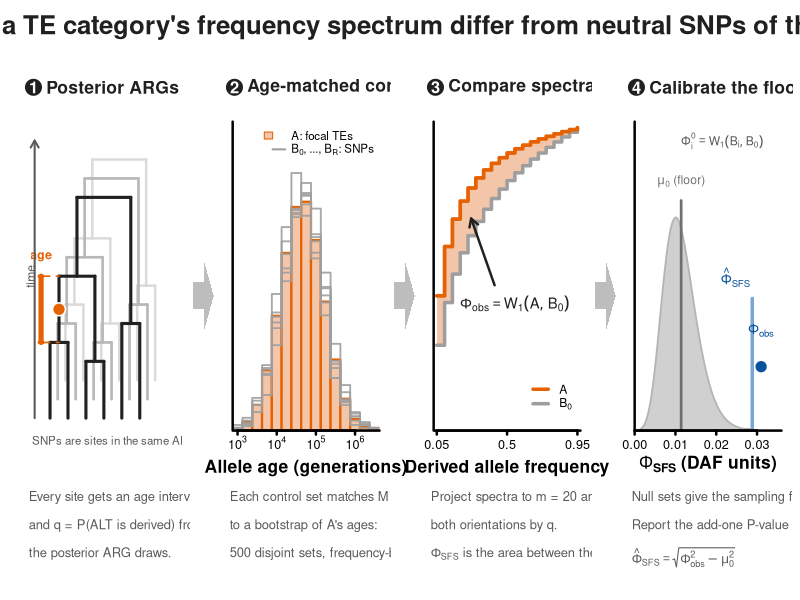
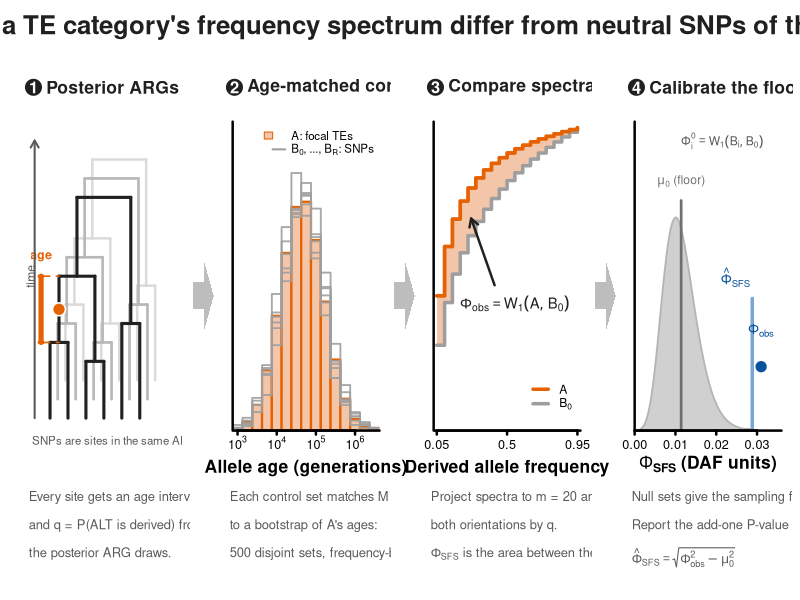

The R source for these figures, in order:
#!/usr/bin/env Rscript

# Graphical abstract of the PhiTE pipeline (PDF and PNG). All values are
# synthetic and only illustrate the steps.
# Run from the repository root with:
#   module load R/4.4.2
#   Rscript figures/make_graphical_abstract.R

orange <- "#E66101"
orange_fill <- "#F3C6AA"
neutral <- "#9E9E9E"
neutral_fill <- "#D0D0D0"
blue <- "#79A6D2"
dark_blue <- "#08519C"
ink <- "#202020"
soft <- "#5A5A5A"

step_coordinates <- function(x, y) {
    list(
        x = c(x[1], rep(x[-1], each = 2)),
        y = c(y[1], as.vector(rbind(y[-length(y)], y[-1])))
    )
}

panel_title <- function(number, title) {
    plot.new()
    plot.window(xlim = c(0, 1), ylim = c(0, 1))
    symbols(0.07, 0.45, circles = 0.05, inches = FALSE, add = TRUE,
            bg = ink, fg = ink)
    text(0.07, 0.45, number, col = "white", font = 2, cex = 1.5)
    text(0.15, 0.45, title, adj = 0, font = 2, cex = 1.6, col = ink)
}

panel_caption <- function(lines) {
    plot.new()
    plot.window(xlim = c(0, 1), ylim = c(0, 1))
    y <- 0.92 - (seq_along(lines) - 1) * 0.26
    for (i in seq_along(lines)) {
        text(0.04, y[i], lines[[i]], adj = c(0, 1), cex = 1.18, col = soft)
    }
}

flow_arrow <- function() {
    plot.new()
    plot.window(xlim = c(0, 1), ylim = c(0, 1))
    polygon(c(0.1, 0.55, 0.55, 0.92, 0.55, 0.55, 0.1),
            c(0.46, 0.46, 0.40, 0.5, 0.60, 0.54, 0.54),
            col = "#BDBDBD", border = NA)
}

# 1. Posterior ARGs: three offset copies of one genealogy stand for the
# posterior draws; the mutation's branch gives the age interval.
draw_tree <- function(dx, dy, col, lwd, mutation = FALSE) {
    tips <- c(0.10, 0.24, 0.38, 0.52, 0.66, 0.80) + dx
    base <- 0.10 + dy
    n12 <- 0.34 + dy; n34 <- 0.28 + dy; n56 <- 0.40 + dy
    n1234 <- 0.55 + dy; root <- 0.80 + dy
    x12 <- mean(tips[1:2]); x34 <- mean(tips[3:4]); x56 <- mean(tips[5:6])
    x1234 <- mean(c(x12, x34)); xroot <- mean(c(x1234, x56))
    seg <- function(x0, y0, x1, y1) segments(x0, y0, x1, y1, col = col, lwd = lwd)
    for (i in 1:2) seg(tips[i], base, tips[i], n12)
    for (i in 3:4) seg(tips[i], base, tips[i], n34)
    for (i in 5:6) seg(tips[i], base, tips[i], n56)
    seg(tips[1], n12, tips[2], n12); seg(tips[3], n34, tips[4], n34)
    seg(tips[5], n56, tips[6], n56)
    seg(x12, n12, x12, n1234); seg(x34, n34, x34, n1234)
    seg(x12, n1234, x34, n1234)
    seg(x1234, n1234, x1234, root); seg(x56, n56, x56, root)
    seg(x1234, root, x56, root)
    if (mutation) {
        points(x12, (n12 + n1234) / 2, pch = 21, bg = orange, col = "white",
               cex = 2.6, lwd = 1.5)
        list(x = x12, lo = n12, hi = n1234)
    }
}

draw_args <- function() {
    par(mar = c(1.2, 1.2, 0.6, 0.6))
    plot(NA, xlim = c(0, 1.08), ylim = c(0, 1), axes = FALSE, xlab = "", ylab = "")
    draw_tree(0.12, 0.12, "#DADADA", 2.4)
    draw_tree(0.06, 0.06, "#B8B8B8", 2.6)
    m <- draw_tree(0, 0, ink, 3.0, mutation = TRUE)
    # Age interval of the mutation's branch, and the time axis.
    segments(0.045, c(m$lo, m$hi), m$x, c(m$lo, m$hi), col = orange, lwd = 1.6, lty = 2)
    segments(0.03, m$lo, 0.03, m$hi, col = orange, lwd = 5)
    segments(0.015, c(m$lo, m$hi), 0.045, c(m$lo, m$hi), col = orange, lwd = 3)
    text(0.03, m$hi + 0.06, "age", col = orange, font = 2, cex = 1.15)
    arrows(-0.02, 0.10, -0.02, 0.98, length = 0.08, lwd = 2, col = soft, xpd = NA)
    text(-0.05, 0.55, "time", srt = 90, col = soft, cex = 1.1, xpd = NA)
    text(0.45, 0.03, "TEs and SNPs are sites in the same ARGs",
         cex = 1.05, col = soft)
}

# 2. Age-matched controls: the focal age distribution and matched SNP sets.
draw_matching <- function() {
    par(mar = c(3.6, 1.2, 0.6, 0.8), mgp = c(2.2, 0.6, 0), tcl = -0.3)
    grid <- seq(3, 6.5, length.out = 15)
    width <- diff(grid)[1]
    focal <- dnorm(grid, mean = log10(4.5e4), sd = 0.55)
    focal <- focal / sum(focal)
    plot(NA, xlim = range(grid) + c(-width, width) / 2, ylim = c(0, max(focal) * 1.35),
         axes = FALSE, xlab = "", ylab = "", xaxs = "i", yaxs = "i")
    rect(grid - width / 2, 0, grid + width / 2, focal,
         col = orange_fill, border = orange, lwd = 2.2)
    set.seed(7)
    for (i in 1:6) {
        boot <- tabulate(sample(seq_along(grid), 900, replace = TRUE, prob = focal),
                         nbins = length(grid)) / 900
        s <- step_coordinates(c(grid - width / 2, max(grid) + width / 2),
                              c(boot, boot[length(boot)]))
        lines(s$x, s$y, col = adjustcolor(neutral, 0.9), lwd = 1.8)
    }
    axis(1, at = 3:6, labels = expression(10^3, 10^4, 10^5, 10^6),
         lwd = 2.4, lwd.ticks = 2.4, cex.axis = 1.15)
    box(bty = "l", lwd = 2.4)
    mtext("Allele age (generations)", side = 1, line = 2.4, cex = 1.05, font = 2)
    legend("topright", legend = c("A: focal TEs", expression(B[0] * ", ..., " * B[R] * ": SNPs")),
           fill = c(orange_fill, NA), border = c(orange, NA),
           lty = c(NA, 1), lwd = c(NA, 2), col = c(NA, neutral),
           bty = "n", cex = 1.05, x.intersp = 0.6, seg.len = 1.2)
}

# 3. Posterior-polarized SFS: CDFs of A and B0; Phi_SFS is the area between.
draw_phi <- function() {
    par(mar = c(3.6, 1.2, 0.6, 0.8), mgp = c(2.2, 0.6, 0), tcl = -0.3)
    bins <- 1:19
    x <- bins / 20
    b0 <- cumsum(1 / bins) / sum(1 / bins)
    a <- cumsum(1 / bins^1.45) / sum(1 / bins^1.45)
    sa <- step_coordinates(x, a)
    sb <- step_coordinates(x, b0)
    plot(NA, xlim = c(0.03, 0.97), ylim = c(0, 1.02), axes = FALSE,
         xlab = "", ylab = "", xaxs = "i", yaxs = "i")
    polygon(c(sb$x, rev(sa$x)), c(sb$y, rev(sa$y)), col = orange_fill, border = NA)
    lines(sb$x, sb$y, col = neutral, lwd = 3.4)
    lines(sa$x, sa$y, col = orange, lwd = 3.6)
    axis(1, at = c(0.05, 0.5, 0.95), labels = c("0.05", "0.5", "0.95"),
         lwd = 2.4, lwd.ticks = 2.4, cex.axis = 1.15)
    box(bty = "l", lwd = 2.4)
    mtext("Derived allele frequency", side = 1, line = 2.4, cex = 1.05, font = 2)
    text(0.55, 0.42, expression(Phi[obs] == W[1](A, B[0])), cex = 1.35, col = ink)
    arrows(0.42, 0.48, 0.27, 0.70, length = 0.09, lwd = 2.4, col = ink)
    legend("bottomright", legend = c("A", expression(B[0])),
           col = c(orange, neutral), lwd = 3.4, bty = "n", cex = 1.1,
           seg.len = 1.4, inset = c(0.02, 0.04))
}

# 4. Calibration: null distances between neutral sets, the floor mu_0, the
# observed distance and the floor-corrected effect size.
draw_null <- function() {
    par(mar = c(3.6, 1.2, 0.6, 0.8), mgp = c(2.2, 0.6, 0), tcl = -0.3)
    u <- (1:500 - 0.5) / 500
    shape <- 8
    mu <- 0.0114
    null <- qgamma(u, shape = shape, rate = shape / mu)
    d <- density(null, n = 512)
    obs <- 0.031
    phi_hat <- sqrt(obs^2 - mu^2)
    plot(NA, xlim = c(0, 0.036), ylim = c(0, max(d$y) * 1.45), axes = FALSE,
         xlab = "", ylab = "", xaxs = "i", yaxs = "i")
    polygon(d$x, d$y, col = neutral_fill, border = "#B5B5B5", lwd = 1.8)
    ytop <- max(d$y)
    segments(mu, 0, mu, ytop * 1.08, col = "#6F6F6F", lwd = 2.6)
    text(mu, ytop * 1.17, expression(mu[0] * " (floor)"), col = "#6F6F6F", cex = 1.1)
    segments(phi_hat, 0, phi_hat, ytop * 0.62, col = blue, lwd = 3.4)
    text(phi_hat - 0.0006, ytop * 0.72, expression(hat(Phi)[SFS]), col = dark_blue,
         cex = 1.25, adj = 1)
    points(obs, ytop * 0.30, pch = 21, bg = dark_blue, col = "white", cex = 2.6, lwd = 1.5)
    text(obs, ytop * 0.47, expression(Phi[obs]), col = dark_blue, cex = 1.25)
    text(0.0215, ytop * 1.36, expression(Phi[i]^0 == W[1](B[i], B[0])), col = soft,
         cex = 1.1)
    axis(1, at = c(0, 0.01, 0.02, 0.03), lwd = 2.4, lwd.ticks = 2.4, cex.axis = 1.15)
    box(bty = "l", lwd = 2.4)
    mtext(expression(bold(Phi[SFS] ~ "(DAF units)")), side = 1, line = 2.4, cex = 1.05)
}

draw_abstract <- function() {
    layout(matrix(c(1, 0, 2, 0, 3, 0, 4,
                    5, 6, 7, 8, 9, 10, 11,
                    12, 0, 13, 0, 14, 0, 15), nrow = 3, byrow = TRUE),
           widths = c(1, 0.16, 1, 0.16, 1, 0.16, 1),
           heights = c(0.16, 1, 0.32))
    par(oma = c(0.4, 1.2, 4.2, 0.6), mar = rep(0, 4), family = "Helvetica")

    panel_title("1", "Posterior ARGs")
    panel_title("2", "Age-matched controls")
    panel_title("3", "Compare spectra")
    panel_title("4", "Calibrate the floor")

    draw_args(); par(mar = rep(0, 4)); flow_arrow()
    draw_matching(); par(mar = rep(0, 4)); flow_arrow()
    draw_phi(); par(mar = rep(0, 4)); flow_arrow()
    draw_null()

    par(mar = rep(0, 4))
    panel_caption(list(
        "Every site gets an age interval",
        "and q = P(ALT is derived) from",
        "the posterior ARG draws."))
    panel_caption(list(
        "Each control set matches M SNPs",
        "to a bootstrap of A's ages:",
        "500 disjoint sets, frequency-blind."))
    panel_caption(list(
        "Project spectra to m = 20 and mix",
        "both orientations by q.",
        expression(Phi[SFS] * " is the area between the CDFs.")))
    panel_caption(list(
        "Null sets give the sampling floor.",
        "Report the add-one P-value and",
        expression(hat(Phi)[SFS] == sqrt(Phi[obs]^2 - mu[0]^2))))

    mtext("PhiTE: does a TE category's frequency spectrum differ from neutral SNPs of the same age?",
          side = 3, outer = TRUE, line = 1.4, cex = 1.55, font = 2, col = ink)
}

make_abstract <- function(stem) {
    pdf(paste0(stem, ".pdf"), width = 17, height = 5.3, family = "Helvetica",
        useDingbats = FALSE)
    draw_abstract()
    dev.off()
    png(paste0(stem, ".png"), width = 17, height = 5.3, units = "in", res = 160,
        family = "Helvetica")
    draw_abstract()
    dev.off()
}

make_abstract("figures/phite_graphical_abstract")
